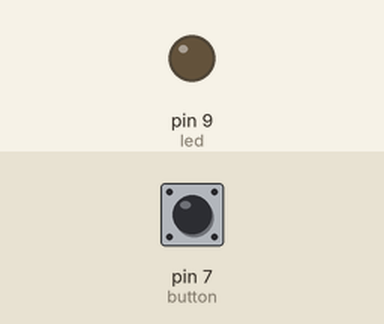
Recording of a sketch running on a simulated Arduino Uno, built with avr-gcc and run on an emulated ATmega328P. Shown: output pins drawn as LEDs (lit = HIGH). Inputs (shaded band) come from the test bench; at power-on: pin 7 (button) LOW.

Above: at 1.2 s.
1.3 s: pin 7 (button) pulled HIGH for 0.15 s
At 1.37 s:
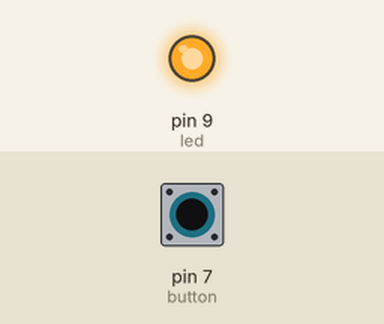
2.9 s: pin 7 (button) pulled HIGH for 3.2 s
At 7.5 s:
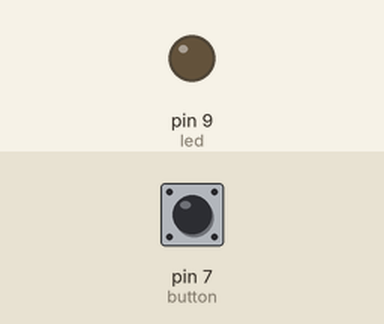
Timing chart, 0 to 9.0 s (numbered marks = the images above; inputs shaded):
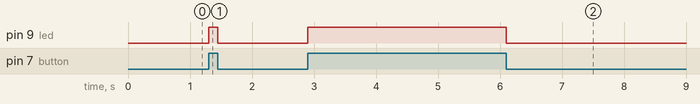

Measured:
- after the input at 1.3 s, pin 9 (led): LOW → HIGH at once, → LOW 0.15 s later
- after the input at 2.9 s, pin 9 (led): LOW → HIGH at once, → LOW 3.2 s later

The sketch:

W3S02_C4.ino
```cpp
int led = 9;
int button = 7;

void setup() {
  // put your setup code here, to run once:
  Serial.begin(9600);
  pinMode(led, OUTPUT);
  pinMode(button, INPUT);
}

void loop() {
  // put your main code here, to run repeatedly:
  if(digitalRead(button) == HIGH){
    digitalWrite(led, HIGH);
  }
  else {
    digitalWrite(led, LOW);
  }
}
```
